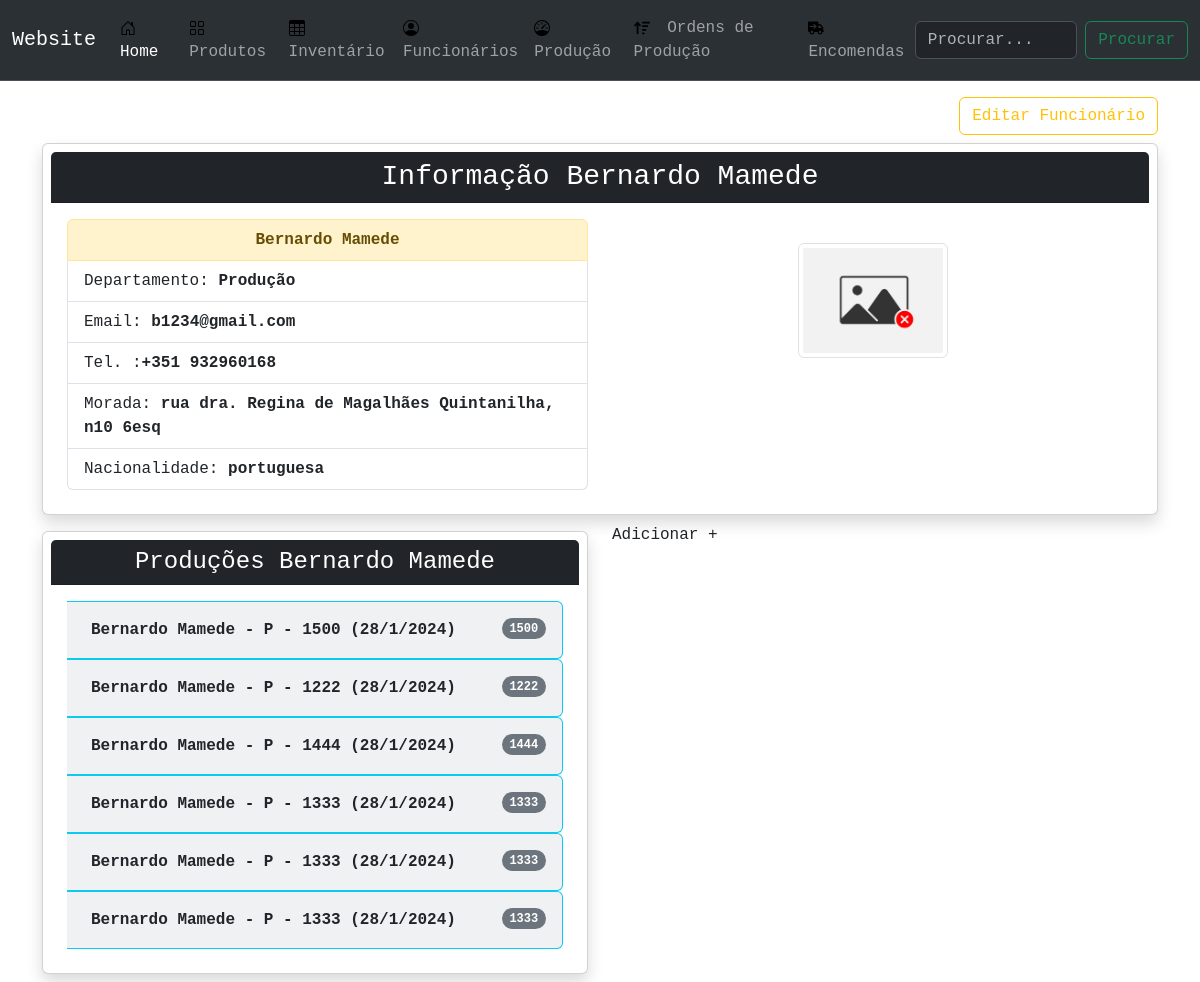
The page /human/1/ on the database its author committed.
### human/models.py (models this page shows)
class Employee(models.Model):
    first_name = models.CharField(max_length=50)
    last_name = models.CharField(max_length=50)
    email = models.EmailField(max_length=50)
    department = models.CharField(
        max_length=3,
        choices=Department.choices,
        default=Department.PROD
    )
    image = models.ImageField(upload_to='func' ,default='random.jpg')
    contact = models.CharField(max_length=150, blank=True, null=True)
    nationality = models.CharField(max_length=150, default='portuguesa')
    address = models.CharField(max_length=150, blank=True, null=True)
    def name(self):
        return f'{self.first_name} {self.last_name}'
    def __str__(self):
        return f'{self.first_name} {self.last_name} - {self.department}'

### product/models.py (models this page shows, shortened)
class Production(models.Model):
    production_order = models.ForeignKey(ProductionOrder, on_delete=models.CASCADE, blank=True, null=True)
    employee = models.ForeignKey(Employee, on_delete=models.CASCADE, blank=True, null=True)
    quantity = models.IntegerField(verbose_name='Quantidade Produzida')
    time = models.IntegerField(verbose_name= 'Tempo de Produção')
    date = models.DateTimeField(verbose_name='Data de Produção')

### human/views.py (the view)
# urls.py: path('<str:pk>/', employeeView, name='view'),
def employeeView(request, pk):
    employee = Employee.objects.get(id=pk)
    context = {
        'obj':employee,
    }
    return render(request, 'human/view.html', context)

### human/templates/human/view.html
{% extends 'main.html' %}
{% block content %}
<div class="container">
    <div class="d-flex justify-content-end">
        <a href="{% url 'human:update' obj.id %}"> <button type="button" class="btn btn-outline-warning ">Editar
                Funcionário</button>
        </a>
    </div>
    <div class="card shadow p-2 my-2">
        <h3 class="card-header bg-dark text-center text-white">
            Informação {{obj.name}}
        </h3>
        <div class="card-body">
            <div class="row">
                <div class="col">
                    <div class="card-text">
                        <ul class="list-group">
                            <li class="list-group-item list-group-item-warning text-center">
                                <strong>{{obj.name}}</strong>
                            </li>
                            <li class="list-group-item"> Departamento: <strong>{{obj.get_department_display}}</strong>
                            </li>
                            <li class="list-group-item"> Email: <strong>{{obj.email}}</strong></li>
                            <li class="list-group-item"> Tel. :<strong>+351 {{obj.contact}}</strong></li>
                            <li class="list-group-item"> Morada: <strong>{{obj.address}}</strong></li>
                            <li class="list-group-item"> Nacionalidade: <strong>{{obj.nationality}}</strong></li>
                        </ul>
                    </div>
                </div>
                <div class="col">
                    <div class="product__img rounded mx-auto d-block my-3 p-2 text-center">
                        <img src="{{obj.image.url}}" class="img-thumbnail" alt="{{obj.name}} image">
                    </div>
                </div>
            </div>
        </div>
    </div>
    <div class="row">
        <div class="col">
            <div class="card shadow p-2 my-2">
                <h4 class="card-header bg-dark text-white text-center">
                    Produções {{obj.name}}
                </h4>
                <div class="card-body">
                    {% for x in obj.production_set.all %}
                    <li
                        class="list-group-item d-flex justify-content-between align-items-start p-3 bg-secondary bg-opacity-10 border border-info border-start-0 rounded-end">
                        <div class="ms-2 me-auto ">
                            <div class="fw-bold">
                                {{x.employee}} - {{x.quantity}}
                                ({{x.date.day}}/{{x.date.month}}/{{x.date.year}})
                            </div>
                        </div>
                        <span class="badge bg-secondary rounded-pill">{{x.quantity}}</span>
                    </li>
                    {% endfor %}
                </div>
            </div>
        </div>
        <div class="col">
            Adicionar +
        </div>
    </div>
</div>
{% endblock content %}

### static/styles/styles.css (style rules this page uses)
* { font-family: "Menlo", "Monaco", "Consolas", "Courier New", monospace; padding: 0; text-rendering: optimizeLegibility; }
body { background-color: rgb(230, 227, 227); }
img { border: 1px solid #ddd; border-radius: 4px; padding: 5px; width: 150px; max-width: 100%; height: 150px; }

### rows shown on the page
Employee: name "Bernardo Mamede", department "Produção", email "b1234@gmail.com", contact "932960168", address "rua dra. Regina de Magalhães Quintanilha, n10 6esq", nationality "portuguesa", image (picture)
Production: employee "Bernardo Mamede - P", quantity "1500", date.day "28", date.month "1", date.year "2024"
Production: employee "Bernardo Mamede - P", quantity "1222", date.day "28", date.month "1", date.year "2024"
Production: employee "Bernardo Mamede - P", quantity "1444", date.day "28", date.month "1", date.year "2024"
Production: employee "Bernardo Mamede - P", quantity "1333", date.day "28", date.month "1", date.year "2024"
Production: employee "Bernardo Mamede - P", quantity "1333", date.day "28", date.month "1", date.year "2024"
Production: employee "Bernardo Mamede - P", quantity "1333", date.day "28", date.month "1", date.year "2024"
